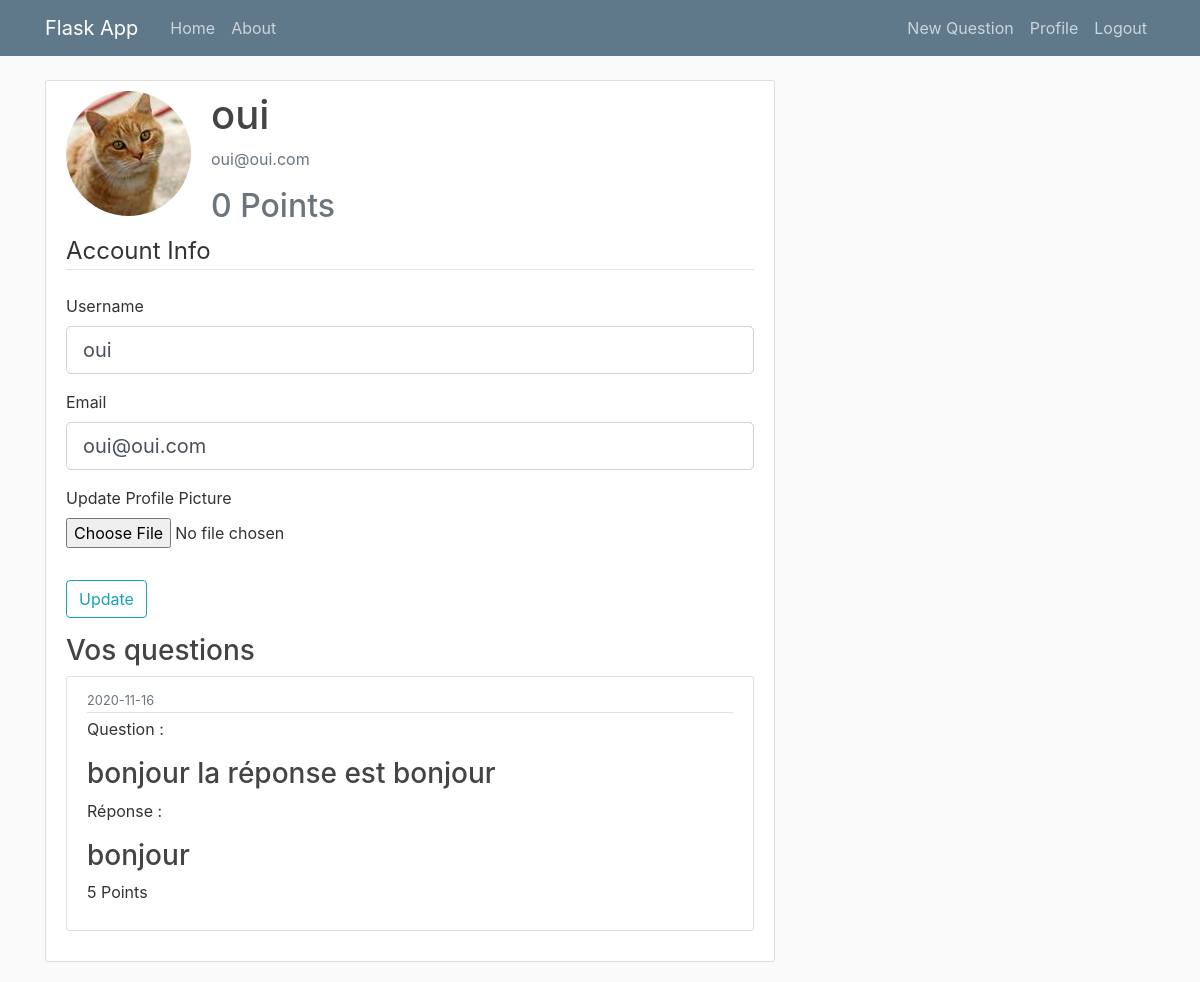
The page /account (signed in) on the database its author committed.
### webapp/models.py (models this page shows, shortened)
class User(db.Model, UserMixin):									#Create a Table named 'user' (in lowercase) inheriting from db.Model
	id = db.Column(db.Integer, primary_key=True)
	username = db.Column(db.String(20), unique=True, nullable=False)
	email = db.Column(db.String(120), unique=True, nullable=False)
	image_file = db.Column(db.String(20), nullable=False, default='default.jpg')
	password = db.Column(db.String(60), nullable=False)
	points = db.Column(db.Integer, nullable=False)
	questions = db.relationship('Questions', backref='author', lazy=True)					#Define the relationship with the post (to make a foreign key in Post table)

class Questions(db.Model):									#Create a Table named 'post' (in lowercase) inheriting from db.Model
	id = db.Column(db.Integer, primary_key=True)
	content = db.Column(db.String(20), nullable=False)
	points = db.Column(db.Integer, nullable=False)
	response = db.Column(db.String(50), nullable=False)
	date_posted = db.Column(db.DateTime, nullable=False, default=datetime.utcnow)
	user_id = db.Column(db.Integer, db.ForeignKey('user.id'), nullable=False)

### webapp/routes.py (the view)
@app.route('/account', methods=['GET', 'POST'])
@login_required												# login is required to access this page
def account():
	questions = Questions.query.all()
	form = UpdateAccountForm()
	if form.validate_on_submit():
		if form.picture.data:     							#if a data is in the picture field
			picture_file = save_picture(form.picture.data) #using the save_picture function coded before to save picture
			current_user.image_file = picture_file        # Save the picture path to the current user image_file column in the database
		current_user.email = form.email.data
		db.session.commit()
		flash('Your account has been updated', 'success')
		return redirect(url_for('account'))
	elif request.method == 'GET':																			#to write current user's informations when we go to the profile page
		form.username.data = current_user.username
		form.email.data = current_user.email
	image_file = url_for('static', filename='profile_pics/' + current_user.image_file) 						# Create a variable containing the profile pic of the user
	return render_template('account.html', title='Account', image_file=image_file, form=form, questions=questions)

### webapp/forms.py (shortened to what this page needs)
class UpdateAccountForm(FlaskForm): #Creating a class inheriting FlaskForm class (it's our form)
	username = StringField('Username', validators=[DataRequired(), Length(min=2, max=20)])	   #We need to instanciate imported classes to create each different fields, the 'Username' variable is the label in the HTML page
	email = StringField('Email', validators=[DataRequired(), Email()])
	picture = FileField('Update Profile Picture', validators=[FileAllowed(['jpg', 'png'])]) 	#picture change field
	submit = SubmitField('Update')

### webapp/models.py (called while the page is built)
@login_manager.user_loader
def load_user(user_id):
	return User.query.get(user_id)

### webapp/templates/account.html (shortened to what this page needs)
{% extends "layout.html" %}
{% block content %}
	<div class="content-section">
	  <div class="media">
	    <img class="rounded-circle account-img" src="{{ image_file }}">
	    <div class="media-body">
	      <h2 class="account-heading">{{ current_user.username }}</h2>
	      <p class="text-secondary">{{ current_user.email }}</p>
	      <h2 class="text-secondary">{{ current_user.points }} Points</h2>
	    </div>
	  </div>
			<form method="POST" action="" enctype="multipart/form-data">
				<fieldset class="form-group">
					<legend class="border-bottom mb-4">Account Info</legend>
					<div class="form-group">
						{{ form.username.label(class="form-control-label") }}
						{% if form.username.errors %}
							{{ form.username(class="form-control form-control-lg is-invalid") }}
							<div class="invalid-feedback">
								{% for error in form.username.errors %}
									<span>{{ error }}</span>
								{% endfor %}
							</div>
						{% else %}
							{{ form.username(class="form-control form-control-lg") }}
						{% endif %}
					</div>
					<div class="form-group">
						{{ form.email.label(class="form-control-label") }}
						{% if form.email.errors %}
							{{ form.email(class="form-control form-control-lg is-invalid") }}
							<div class="invalid-feedback">
								{% for error in form.email.errors %}
									<span>{{ error }}</span>
								{% endfor %}
							</div>
						{% else %}
							{{ form.email(class="form-control form-control-lg") }}
						{% endif %}
					</div>
					<div class="form-group">
						{{ form.picture.label() }}
						{{ form.picture(class="form-control-file") }}
					</div>
				</fieldset>
				<div class="form-group">
					{{ form.submit(class="btn btn-outline-info") }}
				</div>
			</form>
			<h3>Vos questions</h3>
			{% for question in questions %}
			{% if question.author.id == current_user.id %}
				<article class="media content-section">
				  	<div class="media-body">
					    <div class="article-metadata">
					    <small class="text-muted">{{ question.date_posted.strftime('%Y-%m-%d') }}</small>
					    </div>
					    <p>Question : </p>
					    <h3><a class="article-title" href="#">{{ question.content }}</a></h3>
					    <p>Réponse : </p>
					    <h3>{{ question.response }}</h3>
					    <p class="article-content">{{ question.points }} Points</p>
					</div>
				</article>
		    {% endif %}
		    {% endfor %}
	</div>
{% endblock %}

### webapp/static/main.css (style rules this page uses)
body { background: #fafafa; color: #333333; margin-top: 5rem; }
h1, h2, h3, h4, h5, h6 { color: #444444; }
.content-section { background: #ffffff; padding: 10px 20px; border: 1px solid #dddddd; border-radius: 3px; margin-bottom: 20px; }
.article-title { color: #444444; }
.article-content { white-space: pre-line; }
.article-metadata { padding-bottom: 1px; margin-bottom: 4px; border-bottom: 1px solid #e3e3e3 }
.account-img { height: 125px; width: 125px; margin-right: 20px; margin-bottom: 16px; }
.account-heading { font-size: 2.5rem; }

### rows shown on the page
User: username "oui", email "oui@oui.com", points "0"
Questions: date_posted "2020-11-16", content "bonjour la réponse est bonjour", response "bonjour", points "5"
